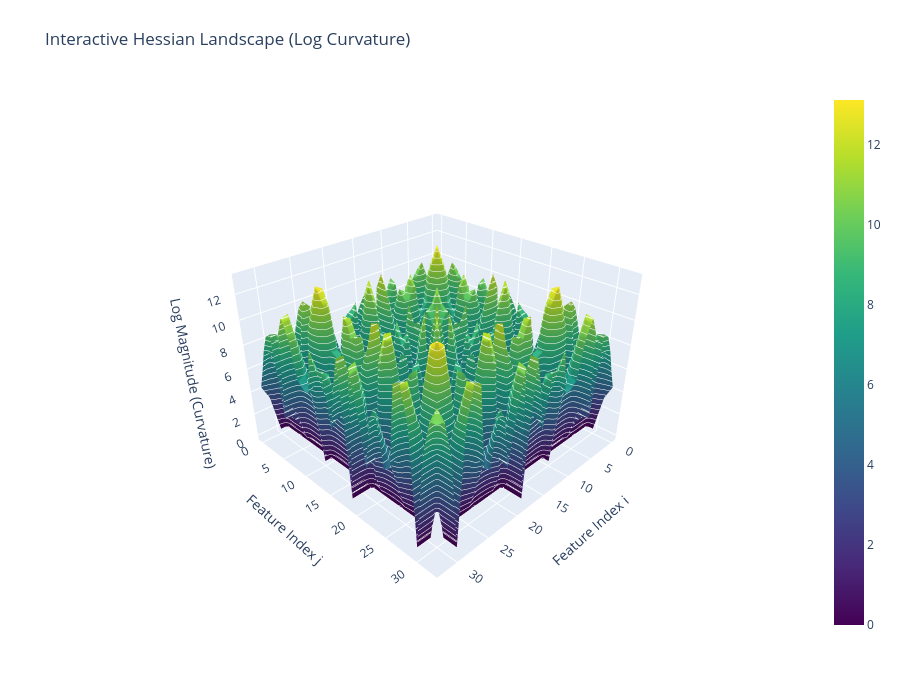

Write notebook code for a chart like this one.
### Code cell
import plotly.graph_objects as go

print("\n>>> Generating Interactive 3D Hessian...")

# 1. Prepare Data
# We use the Log Magnitude again so the peaks are visible
z_data = np.log1p(np.abs(H_full)) 

# Create the layout for the axes
x_vals = np.arange(z_data.shape[0]) # Feature Index i
y_vals = np.arange(z_data.shape[1]) # Feature Index j

# 2. Create the Interactive Surface Plot
fig = go.Figure(data=[go.Surface(
    z=z_data,
    x=x_vals,
    y=y_vals,
    colorscale='Viridis',
    contours = {
        "z": {"show": True, "start": 0, "end": np.max(z_data), "size": 0.5, "color":"white"} # Optional contour lines
    }
)])

# 3. Add Labels and Titles
fig.update_layout(
    title='Interactive Hessian Landscape (Log Curvature)',
    autosize=False,
    width=900, height=700,
    scene=dict(
        xaxis_title='Feature Index i',
        yaxis_title='Feature Index j',
        zaxis_title='Log Magnitude (Curvature)',
        aspectratio=dict(x=1, y=1, z=0.7), # Squish Z slightly for better view
        camera=dict(eye=dict(x=1.5, y=1.5, z=1.2)) # Initial camera angle
    ),
    margin=dict(l=65, r=50, b=65, t=90)
)

# 4. Show
fig.show()

### Figure 1 — Plotly figure (JSON) as saved in the notebook; plotly's stock layout.template omitted (floating-point values rounded to 4 significant figures; data arrays with more than 128 entries replaced by an {"elided": "..."} marker saying what was removed)
{"data": [{"colorscale": [[0, "#440154"], [0.1111, "#482878"], [0.2222, "#3e4989"], [0.3333, "#31688e"], [0.4444, "#26828e"], [0.5556, "#1f9e89"], [0.6667, "#35b779"], [0.7778, "#6ece58"], [0.8889, "#b5de2b"], [1, "#fde725"]], "contours": {"z": {"color": "white", "end": 13.11, "show": true, "size": 0.5, "start": 0}}, "type": "surface", "x": [0, 1, 2, 3, 4, 5, 6, 7, 8, 9, 10, 11, 12, 13, 14, 15, 16, 17, 18, 19, 20, 21, 22, 23, 24, 25, 26, 27, 28, 29, 30, 31, 32], "y": [0, 1, 2, 3, 4, 5, 6, 7, 8, 9, 10, 11, 12, 13, 14, 15, 16, 17, 18, 19, 20, 21, 22, 23, 24, 25, 26, 27, 28, 29, 30, 31, 32], "z": {"elided": "33x33 float values"}}], "layout": {"autosize": false, "height": 700, "margin": {"b": 65, "l": 65, "r": 50, "t": 90}, "scene": {"aspectratio": {"x": 1, "y": 1, "z": 0.7}, "camera": {"eye": {"x": 1.5, "y": 1.5, "z": 1.2}}, "xaxis": {"title": {"text": "Feature Index i"}}, "yaxis": {"title": {"text": "Feature Index j"}}, "zaxis": {"title": {"text": "Log Magnitude (Curvature)"}}}, "title": {"text": "Interactive Hessian Landscape (Log Curvature)"}, "width": 900}}
